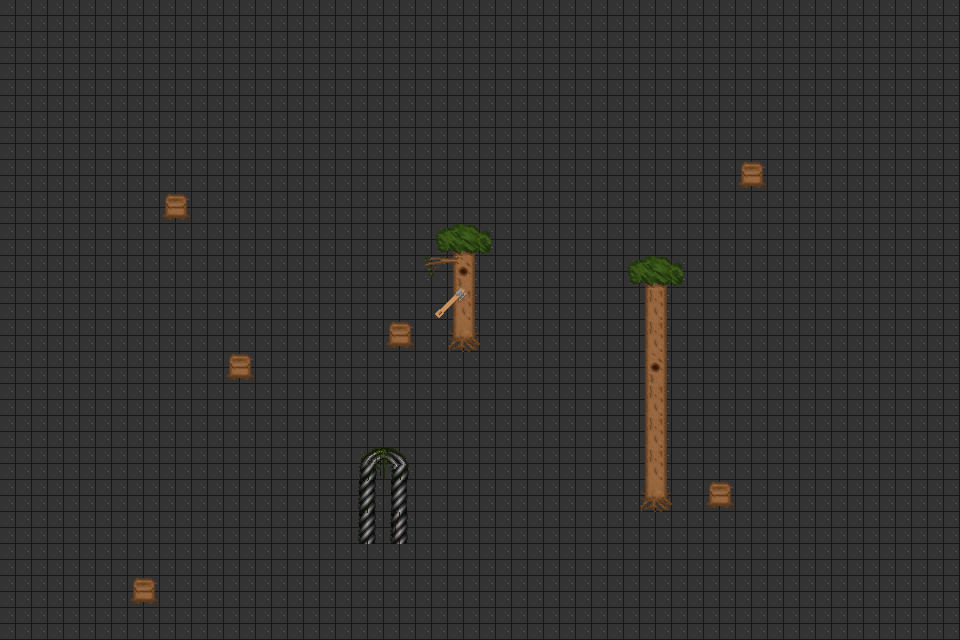

Tiled map render using the project's own tile images. Description and the whole map definition, tile-layer contents included, below:
An orthogonal 30x20 tile map with 32x32 px tiles, 3 tile layers (Tile Layer 1, Tile Layer 2, Tile Layer 3) and 7 objects.

<map version="1.0" orientation="orthogonal" renderorder="right-down" width="30" height="20" tilewidth="32" tileheight="32" nextobjectid="11">
 <tileset firstgid="1" name="forest" tilewidth="32" tileheight="32" tilecount="64" columns="8">
  <image source="../resources/spritesheet2.png" width="256" height="256" />
  <terraintypes>
   <terrain name="Collidable" tile="-1" />
  </terraintypes>
  <tile id="2" terrain="0,,0,0" />
 </tileset>
 <layer name="Tile Layer 1" width="30" height="20">
  <data encoding="csv">
14,14,14,14,14,14,14,14,14,14,14,14,14,14,14,14,14,14,14,14,14,14,14,14,14,14,14,14,14,14,
14,14,14,14,14,14,14,14,14,14,14,14,14,14,14,14,14,14,14,14,14,14,14,14,14,14,14,14,14,14,
14,14,14,14,14,14,14,14,14,14,14,14,14,14,14,14,14,14,14,14,14,14,14,14,14,14,14,14,14,14,
14,14,14,14,14,14,14,14,14,14,14,14,14,14,14,14,14,14,14,14,14,14,14,14,14,14,14,14,14,14,
14,14,14,14,14,14,14,14,14,14,14,14,14,14,14,14,14,14,14,14,14,14,14,14,14,14,14,14,14,14,
14,14,14,14,14,14,14,14,14,14,14,14,14,14,14,14,14,14,14,14,14,14,14,14,14,14,14,14,14,14,
14,14,14,14,14,14,14,14,14,14,14,14,14,14,14,14,14,14,14,14,14,14,14,14,14,14,14,14,14,14,
14,14,14,14,14,14,14,14,14,14,14,14,14,14,14,14,14,14,14,14,14,14,14,14,14,14,14,14,14,14,
14,14,14,14,14,14,14,14,14,14,14,14,14,14,14,14,14,14,14,14,14,14,14,14,14,14,14,14,14,14,
14,14,14,14,14,14,14,14,14,14,14,14,14,14,14,14,14,14,14,14,14,14,14,14,14,14,14,14,14,14,
14,14,14,14,14,14,14,14,14,14,14,14,14,14,14,14,14,14,14,14,14,14,14,14,14,14,14,14,14,14,
14,14,14,14,14,14,14,14,14,14,14,14,14,14,14,14,14,14,14,14,14,14,14,14,14,14,14,14,14,14,
14,14,14,14,14,14,14,14,14,14,14,14,14,14,14,14,14,14,14,14,14,14,14,14,14,14,14,14,14,14,
14,14,14,14,14,14,14,14,14,14,14,14,14,14,14,14,14,14,14,14,14,14,14,14,14,14,14,14,14,14,
14,14,14,14,14,14,14,14,14,14,14,14,14,14,14,14,14,14,14,14,14,14,14,14,14,14,14,14,14,14,
14,14,14,14,14,14,14,14,14,14,14,14,14,14,14,14,14,14,14,14,14,14,14,14,14,14,14,14,14,14,
14,14,14,14,14,14,14,14,14,14,14,14,14,14,14,14,14,14,14,14,14,14,14,14,14,14,14,14,14,14,
14,14,14,14,14,14,14,14,14,14,14,14,14,14,14,14,14,14,14,14,14,14,14,14,14,14,14,14,14,14,
14,14,14,14,14,14,14,14,14,14,14,14,14,14,14,14,14,14,14,14,14,14,14,14,14,14,14,14,14,14,
14,14,14,14,14,14,14,14,14,14,14,14,14,14,14,14,14,14,14,14,14,14,14,14,14,14,14,14,14,14
</data>
 </layer>
 <objectgroup name="Test">
  <object id="1" x="163.846" y="194.028" width="24.7925" height="25.8704" />
  <object id="2" x="226.366" y="355.718" width="25.8704" height="24.7925" />
  <object id="3" x="385.901" y="326.614" width="24.7925" height="18.3249" />
  <object id="4" x="135.82" y="578.851" width="19.4028" height="24.7925" />
  <object id="5" x="708.203" y="483.993" width="23.7146" height="24.7925" />
  <object id="6" x="739.463" y="164.924" width="24.7925" height="22.6366" />
  <object id="10" gid="13" x="437.81" y="162.599" width="32" height="32">
   <properties>
    <property name="occlude" type="bool" value="true" />
   </properties>
  </object>
 </objectgroup>
 <layer name="Tile Layer 2" width="30" height="20">
  <properties>
   <property name="Occludes" type="bool" value="true" />
  </properties>
  <data encoding="csv">
0,0,0,0,0,0,0,0,0,0,0,0,0,0,0,0,0,0,0,0,0,0,0,0,0,0,0,0,0,0,
0,0,0,0,0,0,0,0,0,0,0,0,0,0,0,0,0,0,0,0,0,0,0,0,0,0,0,0,0,0,
0,0,0,0,0,0,0,0,0,0,0,0,0,0,0,0,0,0,0,0,0,0,0,0,0,0,0,0,0,0,
0,0,0,0,0,0,0,0,0,0,0,0,0,0,0,0,0,0,0,0,0,0,0,0,0,0,0,0,0,0,
0,0,0,0,0,0,0,0,0,0,0,0,0,0,0,0,0,0,0,0,0,0,0,0,0,0,0,0,0,0,
0,0,0,0,0,0,0,0,0,0,0,0,0,0,0,0,0,0,0,0,0,0,0,13,0,0,0,0,0,0,
0,0,0,0,0,13,0,0,0,0,0,0,0,0,0,0,0,0,0,0,0,0,0,0,0,0,0,0,0,0,
0,0,0,0,0,0,0,0,0,0,0,0,0,9,8,10,0,0,0,0,0,0,0,0,0,0,0,0,0,0,
0,0,0,0,0,0,0,0,0,0,0,0,0,0,7,0,0,0,0,9,8,10,0,0,0,0,0,0,0,0,
0,0,0,0,0,0,0,0,0,0,0,0,0,0,6,0,0,0,0,0,6,0,0,0,0,0,0,0,0,0,
0,0,0,0,0,0,0,0,0,0,0,0,13,0,3,0,0,0,0,0,6,0,0,0,0,0,0,0,0,0,
0,0,0,0,0,0,0,13,0,0,0,0,0,0,0,0,0,0,0,0,7,0,0,0,0,0,0,0,0,0,
0,0,0,0,0,0,0,0,0,0,0,0,0,0,0,0,0,0,0,0,6,0,0,0,0,0,0,0,0,0,
0,0,0,0,0,0,0,0,0,0,0,0,0,0,0,0,0,0,0,0,6,0,0,0,0,0,0,0,0,0,
0,0,0,0,0,0,0,0,0,0,0,19,20,0,0,0,0,0,0,0,6,0,0,0,0,0,0,0,0,0,
0,0,0,0,0,0,0,0,0,0,0,17,18,0,0,0,0,0,0,0,3,0,13,0,0,0,0,0,0,0,
0,0,0,0,0,0,0,0,0,0,0,25,26,0,0,0,0,0,0,0,0,0,0,0,0,0,0,0,0,0,
0,0,0,0,0,0,0,0,0,0,0,0,0,0,0,0,0,0,0,0,0,0,0,0,0,0,0,0,0,0,
0,0,0,0,13,0,0,0,0,0,0,0,0,0,0,0,0,0,0,0,0,0,0,0,0,0,0,0,0,0,
0,0,0,0,0,0,0,0,0,0,0,0,0,0,0,0,0,0,0,0,0,0,0,0,0,0,0,0,0,0
</data>
 </layer>
 <layer name="Tile Layer 3" width="30" height="20">
  <data encoding="csv">
0,0,0,0,0,0,0,0,0,0,0,0,0,0,0,0,0,0,0,0,0,0,0,0,0,0,0,0,0,0,
0,0,0,0,0,0,0,0,0,0,0,0,0,0,0,0,0,0,0,0,0,0,0,0,0,0,0,0,0,0,
0,0,0,0,0,0,0,0,0,0,0,0,0,0,0,0,0,0,0,0,0,0,0,0,0,0,0,0,0,0,
0,0,0,0,0,0,0,0,0,0,0,0,0,0,0,0,0,0,0,0,0,0,0,0,0,0,0,0,0,0,
0,0,0,0,0,0,0,0,0,0,0,0,0,0,0,0,0,0,0,0,0,0,0,0,0,0,0,0,0,0,
0,0,0,0,0,0,0,0,0,0,0,0,0,0,0,0,0,0,0,0,0,0,0,0,0,0,0,0,0,0,
0,0,0,0,0,0,0,0,0,0,0,0,0,0,0,0,0,0,0,0,0,0,0,0,0,0,0,0,0,0,
0,0,0,0,0,0,0,0,0,0,0,0,0,0,0,0,0,0,0,0,0,0,0,0,0,0,0,0,0,0,
0,0,0,0,0,0,0,0,0,0,0,0,0,4,5,0,0,0,0,0,0,0,0,0,0,0,0,0,0,0,
0,0,0,0,0,0,0,0,0,0,0,0,0,1,2,0,0,0,0,0,0,0,0,0,0,0,0,0,0,0,
0,0,0,0,0,0,0,0,0,0,0,0,0,0,0,0,0,0,0,0,0,0,0,0,0,0,0,0,0,0,
0,0,0,0,0,0,0,0,0,0,0,0,0,0,0,0,0,0,0,0,0,0,0,0,0,0,0,0,0,0,
0,0,0,0,0,0,0,0,0,0,0,0,0,0,0,0,0,0,0,0,0,0,0,0,0,0,0,0,0,0,
0,0,0,0,0,0,0,0,0,0,0,0,0,0,0,0,0,0,0,0,0,0,0,0,0,0,0,0,0,0,
0,0,0,0,0,0,0,0,0,0,0,0,0,0,0,0,0,0,0,0,0,0,0,0,0,0,0,0,0,0,
0,0,0,0,0,0,0,0,0,0,0,0,0,0,0,0,0,0,0,0,0,0,0,0,0,0,0,0,0,0,
0,0,0,0,0,0,0,0,0,0,0,0,0,0,0,0,0,0,0,0,0,0,0,0,0,0,0,0,0,0,
0,0,0,0,0,0,0,0,0,0,0,0,0,0,0,0,0,0,0,0,0,0,0,0,0,0,0,0,0,0,
0,0,0,0,0,0,0,0,0,0,0,0,0,0,0,0,0,0,0,0,0,0,0,0,0,0,0,0,0,0,
0,0,0,0,0,0,0,0,0,0,0,0,0,0,0,0,0,0,0,0,0,0,0,0,0,0,0,0,0,0
</data>
 </layer>
</map>